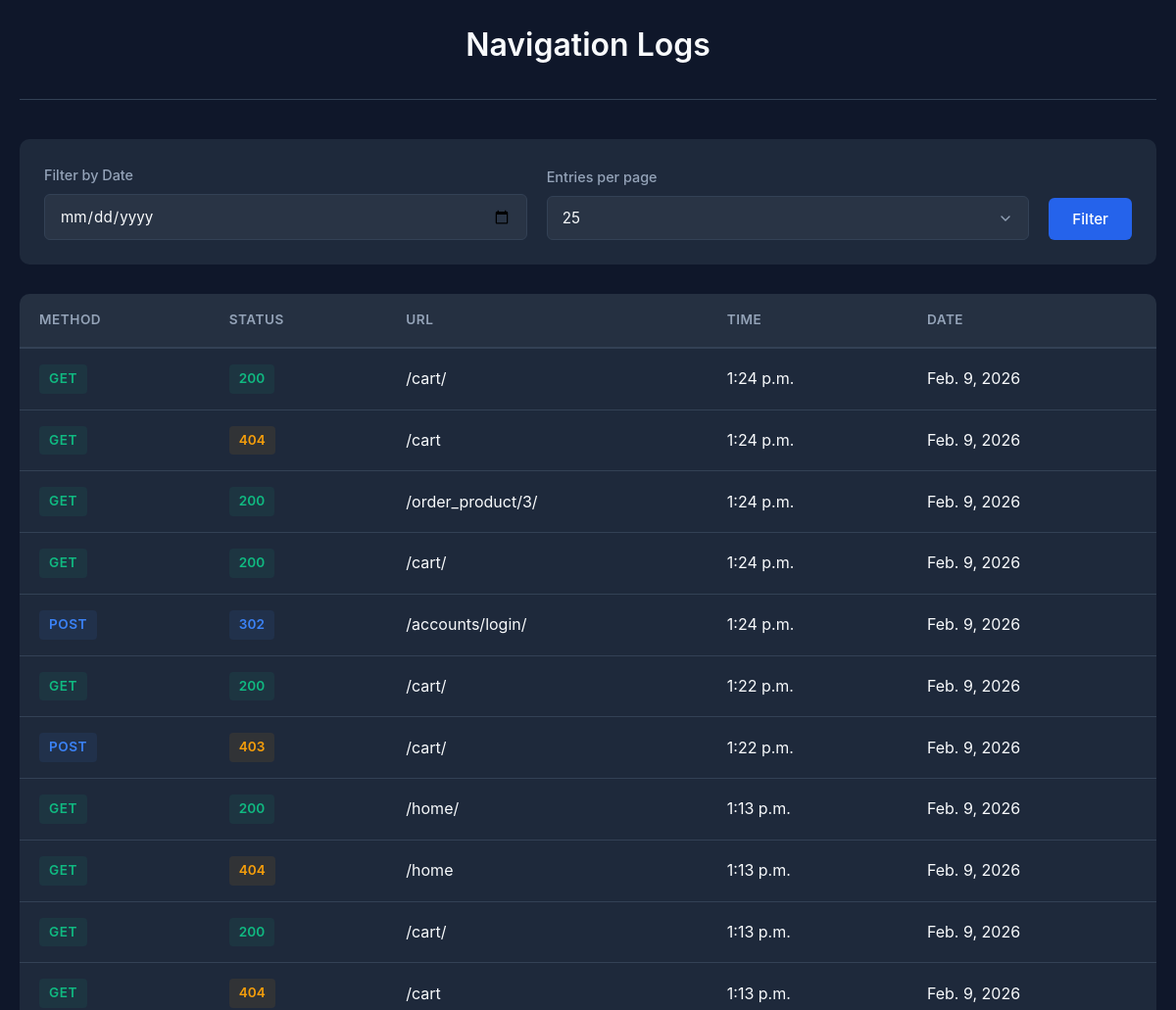
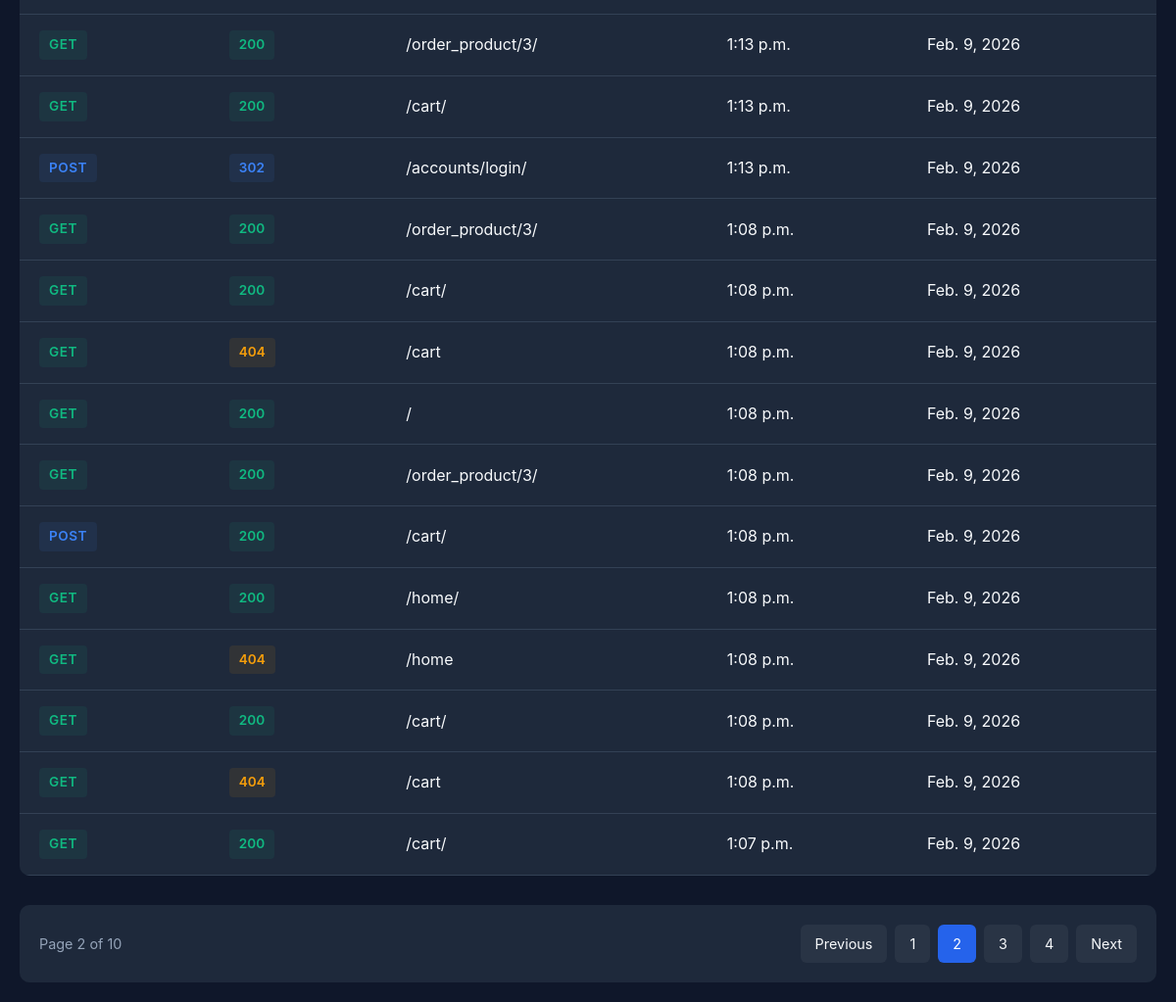
/logs/?per_page=25&page=2 (signed in), run on the app's committed database (2 pictures, top to bottom).
### shop/models.py (models this page shows, shortened)
class NavigationLog(models.Model):
    user = models.ForeignKey(User, on_delete=models.CASCADE)
    date = models.DateField()
    time = models.TimeField()
    method = models.CharField(max_length=10)
    url = models.CharField(max_length=500)
    action = models.CharField(max_length=255)
    status_code = models.PositiveIntegerField(null=True, blank=True)

### shop/views.py (the view)
# urls.py: path('logs/', views.navi_view, name='logs'),
@login_required
def navi_view(request):
    logs = NavigationLog.objects.filter(user=request.user).order_by('-date', '-time')
    date_filter = request.GET.get('date')
    if date_filter:
        date_obj = parse_date(date_filter)
        if date_obj:
            logs = logs.filter(date=date_obj)
    try:
        per_page = int(request.GET.get('per_page', 25))
        if per_page <= 0:
            per_page = 25
    except (ValueError, TypeError):
        per_page = 25
    paginator = Paginator(logs, per_page)
    page_number = request.GET.get('page')
    page_obj = paginator.get_page(page_number)
    per_page_options = [10, 20, 25, 50, 100]
    return render(request, 'shop/nav.html', {
        'page_obj': page_obj,
        'date_filter': date_filter,
        'per_page': per_page,
        'per_page_options': per_page_options,
    })

### templates/shop/nav.html (shortened to what this page needs)
<!DOCTYPE html>
<html lang="en">
<head>
</head>
<body>
    <div class="container">
        <header>
            <h1>Navigation Logs</h1>
        </header>
        <form method="get" action="." class="filters">
            <div class="filter-group">
                <label for="date">Filter by Date</label>
                <input type="date" id="date" name="date" value="{{ date_filter|default:'' }}">
            </div>
            <div class="filter-group">
                <label for="per_page">Entries per page</label>
                <select id="per_page" name="per_page" onchange="this.form.submit()">
                    {% for option in per_page_options %}
                        <option value="{{ option }}" {% if per_page == option %}selected{% endif %}>{{ option }}</option>
                    {% endfor %}
                </select>
            </div>
            <div class="button-group">
                <button type="submit">Filter</button>
            </div>
        </form>
        <div class="table-container">
            <table>
                <thead>
                    <tr>
                        <th>Method</th>
                        <th>Status</th>
                        <th>URL</th>
                        <th>Time</th>
                        <th>Date</th>
                    </tr>
                </thead>
                <tbody>
                    {% for log in page_obj %}
                        <tr>
                            <td>
                                {% if log.method == 'GET' %}
                                    <span class="method method-get">{{ log.method }}</span>
                                {% elif log.method == 'POST' %}
                                    <span class="method method-post">{{ log.method }}</span>
                                {% elif log.method == 'PUT' %}
                                    <span class="method method-put">{{ log.method }}</span>
                                {% elif log.method == 'DELETE' %}
                                    <span class="method method-delete">{{ log.method }}</span>
                                {% else %}
                                    <span class="method">{{ log.method }}</span>
                                {% endif %}
                            </td>
                            <td>
                                {% if log.status_code >= 200 and log.status_code < 300 %}
                                    <span class="status status-2xx">{{ log.status_code }}</span>
                                {% elif log.status_code >= 300 and log.status_code < 400 %}
                                    <span class="status status-3xx">{{ log.status_code }}</span>
                                {% elif log.status_code >= 400 and log.status_code < 500 %}
                                    <span class="status status-4xx">{{ log.status_code }}</span>
                                {% else %}
                                    <span class="status status-5xx">{{ log.status_code }}</span>
                                {% endif %}
                            </td>
                            <td class="url">{{ log.url }}</td>
                            <td>{{ log.time }}</td>
                            <td>{{ log.date }}</td>
                        </tr>
                    {% empty %}
                        <tr>
                            <td colspan="5" class="no-data">No logs found.</td>
                        </tr>
                    {% endfor %}
                </tbody>
            </table>
        </div>
        <div class="pagination">
            <div class="page-info">
                Page {{ page_obj.number }} of {{ page_obj.paginator.num_pages }}
            </div>
            <div class="page-links">
                {% if page_obj.has_previous %}
                    <a href="?{% if date_filter %}date={{ date_filter }}&{% endif %}per_page={{ per_page }}&page={{ page_obj.previous_page_number }}" class="page-link">Previous</a>
                {% endif %}
                {% for num in page_obj.paginator.page_range %}
                    {% if num == page_obj.number %}
                        <span class="page-link active">{{ num }}</span>
                    {% elif num > page_obj.number|add:'-3' and num < page_obj.number|add:'3' %}
                        <a href="?{% if date_filter %}date={{ date_filter }}&{% endif %}per_page={{ per_page }}&page={{ num }}" class="page-link">{{ num }}</a>
                    {% endif %}
                {% endfor %}
                {% if page_obj.has_next %}
                    <a href="?{% if date_filter %}date={{ date_filter }}&{% endif %}per_page={{ per_page }}&page={{ page_obj.next_page_number }}" class="page-link">Next</a>
                {% endif %}
            </div>
        </div>
    </div>
</body>
</html>

### templates/shop/nav.html (style rules this page uses)
:root { --primary: #2563eb; --primary-dark: #1e40af; --dark: #0f172a; --dark-light: #1e293b; --text: #f8fafc; --text-muted: #94a3b8; --border: #334155; }
* { margin: 0; padding: 0; box-sizing: border-box; font-family: -apple-system, BlinkMacSystemFont, 'Segoe UI', Roboto, Oxygen, Ubuntu, sans-serif; }
body { background-color: var(--dark); color: var(--text); line-height: 1.6; padding: 20px; min-height: 100vh; }
.container { max-width: 1200px; margin: 0 auto; }
header { text-align: center; margin-bottom: 40px; padding-bottom: 20px; border-bottom: 1px solid var(--border); }
header h1 { font-size: 2rem; font-weight: 600; color: var(--text); margin-bottom: 10px; }
.filters { background: var(--dark-light); padding: 25px; border-radius: 10px; margin-bottom: 30px; display: flex; flex-wrap: wrap; gap: 20px; align-items: flex-end; }
.filter-group { flex: 1; min-width: 200px; }
label { display: block; margin-bottom: 8px; font-weight: 500; color: var(--text-muted); font-size: 0.9rem; }
input { width: 100%; padding: 12px 15px; background: rgba(255, 255, 255, 0.05); border: 1px solid var(--border); border-radius: 6px; color: var(--text); font-size: 0.95rem; transition: all 0.2s; }
select { width: 100%; padding: 12px 15px; background: rgba(255, 255, 255, 0.05); border: 1px solid var(--border); border-radius: 6px; color: var(--text); font-size: 0.95rem; transition: all 0.2s; appearance: none; -webkit-appearance: none; -moz-appearance: none; background-repeat: no-repeat; background-position: right 15px center; background-size: 16px; padding-right: 40px; }
select option { background-color: var(--dark-light); color: var(--text); padding: 12px; }
select option:checked { background-color: var(--primary); color: white; }
.button-group { display: flex; gap: 10px; align-items: center; }
button { padding: 12px 24px; background: var(--primary); color: white; border: none; border-radius: 6px; font-weight: 500; cursor: pointer; transition: background 0.2s; font-size: 0.95rem; }
.table-container { overflow-x: auto; margin-bottom: 30px; border-radius: 10px; background: var(--dark-light); }
table { width: 100%; border-collapse: collapse; min-width: 800px; }
th { background: rgba(255, 255, 255, 0.03); padding: 16px 20px; text-align: left; font-weight: 600; color: var(--text-muted); font-size: 0.85rem; text-transform: uppercase; letter-spacing: 0.5px; border-bottom: 2px solid var(--border); }
td { padding: 16px 20px; border-bottom: 1px solid var(--border); }
.method { display: inline-block; padding: 4px 10px; border-radius: 4px; font-size: 0.85rem; font-weight: 600; letter-spacing: 0.5px; }
.method-get { background: #10b98115; color: #10b981; }
.method-post { background: #3b82f615; color: #3b82f6; }
.status { display: inline-block; padding: 4px 10px; border-radius: 4px; font-size: 0.85rem; font-weight: 600; }
.status-2xx { background: #10b98115; color: #10b981; }
.status-3xx { background: #3b82f615; color: #3b82f6; }
.status-4xx { background: #f59e0b15; color: #f59e0b; }
.url { max-width: 400px; overflow: hidden; text-overflow: ellipsis; white-space: nowrap; }
.pagination { display: flex; justify-content: space-between; align-items: center; flex-wrap: wrap; gap: 20px; padding: 20px; background: var(--dark-light); border-radius: 10px; }
.page-info { color: var(--text-muted); font-size: 0.9rem; }
.page-links { display: flex; gap: 8px; align-items: center; }
.page-link { padding: 8px 15px; background: rgba(255, 255, 255, 0.05); color: var(--text); text-decoration: none; border-radius: 6px; font-size: 0.9rem; transition: all 0.2s; }
.page-link.active { background: var(--primary); color: white; }

### data on the page
NavigationLog: method "GET", status_code "200", url "/cart/", time "1:24 p.m.", date "Feb. 9, 2026"
NavigationLog: method "GET", status_code "404", url "/cart", time "1:24 p.m.", date "Feb. 9, 2026"
NavigationLog: method "GET", status_code "200", url "/order_product/3/", time "1:24 p.m.", date "Feb. 9, 2026"
NavigationLog: method "GET", status_code "200", url "/cart/", time "1:24 p.m.", date "Feb. 9, 2026"
NavigationLog: method "POST", status_code "302", url "/accounts/login/", time "1:24 p.m.", date "Feb. 9, 2026"
NavigationLog: method "GET", status_code "200", url "/cart/", time "1:22 p.m.", date "Feb. 9, 2026"
NavigationLog: method "POST", status_code "403", url "/cart/", time "1:22 p.m.", date "Feb. 9, 2026"
NavigationLog: method "GET", status_code "200", url "/home/", time "1:13 p.m.", date "Feb. 9, 2026"
NavigationLog: method "GET", status_code "404", url "/home", time "1:13 p.m.", date "Feb. 9, 2026"
NavigationLog: method "GET", status_code "200", url "/cart/", time "1:13 p.m.", date "Feb. 9, 2026"
NavigationLog: method "GET", status_code "404", url "/cart", time "1:13 p.m.", date "Feb. 9, 2026"
NavigationLog: method "GET", status_code "200", url "/order_product/3/", time "1:13 p.m.", date "Feb. 9, 2026"
NavigationLog: method "GET", status_code "200", url "/cart/", time "1:13 p.m.", date "Feb. 9, 2026"
NavigationLog: method "POST", status_code "302", url "/accounts/login/", time "1:13 p.m.", date "Feb. 9, 2026"
NavigationLog: method "GET", status_code "200", url "/order_product/3/", time "1:08 p.m.", date "Feb. 9, 2026"
NavigationLog: method "GET", status_code "200", url "/cart/", time "1:08 p.m.", date "Feb. 9, 2026"
NavigationLog: method "GET", status_code "404", url "/cart", time "1:08 p.m.", date "Feb. 9, 2026"
NavigationLog: method "GET", status_code "200", url "/", time "1:08 p.m.", date "Feb. 9, 2026"
NavigationLog: method "GET", status_code "200", url "/order_product/3/", time "1:08 p.m.", date "Feb. 9, 2026"
NavigationLog: method "POST", status_code "200", url "/cart/", time "1:08 p.m.", date "Feb. 9, 2026"
NavigationLog: method "GET", status_code "200", url "/home/", time "1:08 p.m.", date "Feb. 9, 2026"
NavigationLog: method "GET", status_code "404", url "/home", time "1:08 p.m.", date "Feb. 9, 2026"
NavigationLog: method "GET", status_code "200", url "/cart/", time "1:08 p.m.", date "Feb. 9, 2026"
NavigationLog: method "GET", status_code "404", url "/cart", time "1:08 p.m.", date "Feb. 9, 2026"
NavigationLog: method "GET", status_code "200", url "/cart/", time "1:07 p.m.", date "Feb. 9, 2026"

### other printed values
{{ page_obj.number }} "2"
{{ page_obj.paginator.num_pages }} "10"
{{ num }} "1" "3" "4"
{{ num }} "2"
form field per_page "25"
